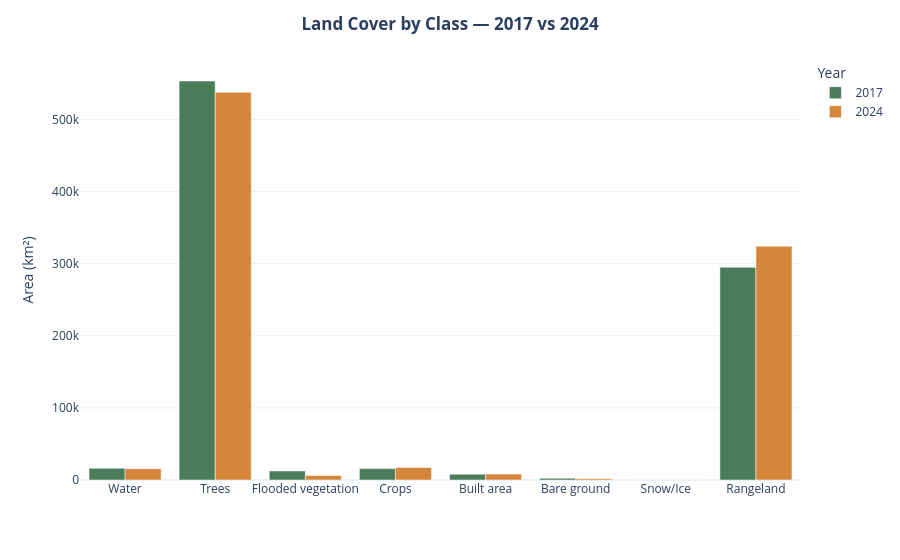

Notebook code for this chart:
### Markdown cell above
### 1. Grouped bar chart

### Code cell
df_plot = pd.concat([
    c17[["class_name", "area_km2"]].assign(year="2017"),
    c24[["class_name", "area_km2"]].assign(year="2024"),
])

fig = px.bar(
    df_plot, x="class_name", y="area_km2", color="year",
    barmode="group",
    color_discrete_map={"2017": "#4A7C59", "2024": "#D4863B"},
    labels={"area_km2": "Area (km²)", "class_name": "", "year": "Year"}
    
)
fig.update_layout(template="plotly_white",title=dict(
        text="<b>Land Cover by Class — 2017 vs 2024</b>",
        x=0.5,
        xanchor="center",
    ))
fig.show()

### Figure 1 — Plotly figure (JSON) as saved in the notebook; plotly's stock layout.template omitted (floating-point values rounded to 4 significant figures)
{"data": [{"alignmentgroup": "True", "hovertemplate": "Year=2017<br>=%{x}<br>Area (km²)=%{y}<extra></extra>", "legendgroup": "2017", "marker": {"color": "#4A7C59", "pattern": {"shape": ""}}, "name": "2017", "offsetgroup": "2017", "orientation": "v", "showlegend": true, "textposition": "auto", "type": "bar", "x": ["Water", "Trees", "Flooded vegetation", "Crops", "Built area", "Bare ground", "Snow/Ice", "Rangeland"], "xaxis": "x", "y": [16330.0, 553300.0, 12530.0, 15780.0, 8045.0, 2513.0, 1.778, 294900.0], "yaxis": "y"}, {"alignmentgroup": "True", "hovertemplate": "Year=2024<br>=%{x}<br>Area (km²)=%{y}<extra></extra>", "legendgroup": "2024", "marker": {"color": "#D4863B", "pattern": {"shape": ""}}, "name": "2024", "offsetgroup": "2024", "orientation": "v", "showlegend": true, "textposition": "auto", "type": "bar", "x": ["Water", "Trees", "Flooded vegetation", "Crops", "Built area", "Bare ground", "Snow/Ice", "Rangeland"], "xaxis": "x", "y": [15740.0, 537500.0, 6302.0, 17400.0, 8268.0, 1820.0, 1.012, 324100.0], "yaxis": "y"}], "layout": {"barmode": "group", "legend": {"title": {"text": "Year"}, "tracegroupgap": 0}, "margin": {"t": 60}, "title": {"text": "<b>Land Cover by Class — 2017 vs 2024</b>", "x": 0.5, "xanchor": "center"}, "xaxis": {"anchor": "y", "domain": [0, 1], "title": {"text": ""}}, "yaxis": {"anchor": "x", "domain": [0, 1], "title": {"text": "Area (km²)"}}}}
